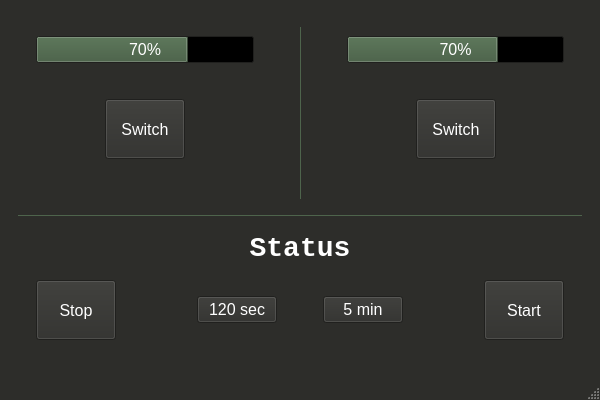
<?xml version="1.0" encoding="UTF-8"?>
<ui version="4.0">
 <class>MainWindow</class>
 <widget class="QMainWindow" name="MainWindow">
  <property name="geometry">
   <rect>
    <x>0</x>
    <y>0</y>
    <width>600</width>
    <height>400</height>
   </rect>
  </property>
  <property name="palette">
   <palette>
    <active>
     <colorrole role="WindowText">
      <brush brushstyle="SolidPattern">
       <color alpha="255">
        <red>255</red>
        <green>255</green>
        <blue>255</blue>
       </color>
      </brush>
     </colorrole>
     <colorrole role="Button">
      <brush brushstyle="SolidPattern">
       <color alpha="255">
        <red>45</red>
        <green>45</green>
        <blue>42</blue>
       </color>
      </brush>
     </colorrole>
     <colorrole role="Light">
      <brush brushstyle="SolidPattern">
       <color alpha="255">
        <red>67</red>
        <green>67</green>
        <blue>63</blue>
       </color>
      </brush>
     </colorrole>
     <colorrole role="Midlight">
      <brush brushstyle="SolidPattern">
       <color alpha="255">
        <red>56</red>
        <green>56</green>
        <blue>52</blue>
       </color>
      </brush>
     </colorrole>
     <colorrole role="Dark">
      <brush brushstyle="SolidPattern">
       <color alpha="255">
        <red>22</red>
        <green>22</green>
        <blue>21</blue>
       </color>
      </brush>
     </colorrole>
     <colorrole role="Mid">
      <brush brushstyle="SolidPattern">
       <color alpha="255">
        <red>30</red>
        <green>30</green>
        <blue>28</blue>
       </color>
      </brush>
     </colorrole>
     <colorrole role="Text">
      <brush brushstyle="SolidPattern">
       <color alpha="255">
        <red>255</red>
        <green>255</green>
        <blue>255</blue>
       </color>
      </brush>
     </colorrole>
     <colorrole role="BrightText">
      <brush brushstyle="SolidPattern">
       <color alpha="255">
        <red>255</red>
        <green>255</green>
        <blue>255</blue>
       </color>
      </brush>
     </colorrole>
     <colorrole role="ButtonText">
      <brush brushstyle="SolidPattern">
       <color alpha="255">
        <red>255</red>
        <green>255</green>
        <blue>255</blue>
       </color>
      </brush>
     </colorrole>
     <colorrole role="Base">
      <brush brushstyle="SolidPattern">
       <color alpha="255">
        <red>0</red>
        <green>0</green>
        <blue>0</blue>
       </color>
      </brush>
     </colorrole>
     <colorrole role="Window">
      <brush brushstyle="SolidPattern">
       <color alpha="255">
        <red>45</red>
        <green>45</green>
        <blue>42</blue>
       </color>
      </brush>
     </colorrole>
     <colorrole role="Shadow">
      <brush brushstyle="SolidPattern">
       <color alpha="255">
        <red>0</red>
        <green>0</green>
        <blue>0</blue>
       </color>
      </brush>
     </colorrole>
     <colorrole role="AlternateBase">
      <brush brushstyle="SolidPattern">
       <color alpha="255">
        <red>22</red>
        <green>22</green>
        <blue>21</blue>
       </color>
      </brush>
     </colorrole>
     <colorrole role="ToolTipBase">
      <brush brushstyle="SolidPattern">
       <color alpha="255">
        <red>255</red>
        <green>255</green>
        <blue>220</blue>
       </color>
      </brush>
     </colorrole>
     <colorrole role="ToolTipText">
      <brush brushstyle="SolidPattern">
       <color alpha="255">
        <red>0</red>
        <green>0</green>
        <blue>0</blue>
       </color>
      </brush>
     </colorrole>
     <colorrole role="PlaceholderText">
      <brush brushstyle="SolidPattern">
       <color alpha="127">
        <red>255</red>
        <green>255</green>
        <blue>255</blue>
       </color>
      </brush>
     </colorrole>
     <colorrole role="Accent">
      <brush brushstyle="SolidPattern">
       <color alpha="255">
        <red>0</red>
        <green>0</green>
        <blue>0</blue>
       </color>
      </brush>
     </colorrole>
    </active>
    <inactive>
     <colorrole role="WindowText">
      <brush brushstyle="SolidPattern">
       <color alpha="255">
        <red>255</red>
        <green>255</green>
        <blue>255</blue>
       </color>
      </brush>
     </colorrole>
     <colorrole role="Button">
      <brush brushstyle="SolidPattern">
       <color alpha="255">
        <red>45</red>
        <green>45</green>
        <blue>42</blue>
       </color>
      </brush>
     </colorrole>
     <colorrole role="Light">
      <brush brushstyle="SolidPattern">
       <color alpha="255">
        <red>67</red>
        <green>67</green>
        <blue>63</blue>
       </color>
      </brush>
     </colorrole>
     <colorrole role="Midlight">
      <brush brushstyle="SolidPattern">
       <color alpha="255">
        <red>56</red>
        <green>56</green>
        <blue>52</blue>
       </color>
      </brush>
     </colorrole>
     <colorrole role="Dark">
      <brush brushstyle="SolidPattern">
       <color alpha="255">
        <red>22</red>
        <green>22</green>
        <blue>21</blue>
       </color>
      </brush>
     </colorrole>
     <colorrole role="Mid">
      <brush brushstyle="SolidPattern">
       <color alpha="255">
        <red>30</red>
        <green>30</green>
        <blue>28</blue>
       </color>
      </brush>
     </colorrole>
     <colorrole role="Text">
      <brush brushstyle="SolidPattern">
       <color alpha="255">
        <red>255</red>
        <green>255</green>
        <blue>255</blue>
       </color>
      </brush>
     </colorrole>
     <colorrole role="BrightText">
      <brush brushstyle="SolidPattern">
       <color alpha="255">
        <red>255</red>
        <green>255</green>
        <blue>255</blue>
       </color>
      </brush>
     </colorrole>
     <colorrole role="ButtonText">
      <brush brushstyle="SolidPattern">
       <color alpha="255">
        <red>255</red>
        <green>255</green>
        <blue>255</blue>
       </color>
      </brush>
     </colorrole>
     <colorrole role="Base">
      <brush brushstyle="SolidPattern">
       <color alpha="255">
        <red>0</red>
        <green>0</green>
        <blue>0</blue>
       </color>
      </brush>
     </colorrole>
     <colorrole role="Window">
      <brush brushstyle="SolidPattern">
       <color alpha="255">
        <red>45</red>
        <green>45</green>
        <blue>42</blue>
       </color>
      </brush>
     </colorrole>
     <colorrole role="Shadow">
      <brush brushstyle="SolidPattern">
       <color alpha="255">
        <red>0</red>
        <green>0</green>
        <blue>0</blue>
       </color>
      </brush>
     </colorrole>
     <colorrole role="AlternateBase">
      <brush brushstyle="SolidPattern">
       <color alpha="255">
        <red>22</red>
        <green>22</green>
        <blue>21</blue>
       </color>
      </brush>
     </colorrole>
     <colorrole role="ToolTipBase">
      <brush brushstyle="SolidPattern">
       <color alpha="255">
        <red>255</red>
        <green>255</green>
        <blue>220</blue>
       </color>
      </brush>
     </colorrole>
     <colorrole role="ToolTipText">
      <brush brushstyle="SolidPattern">
       <color alpha="255">
        <red>0</red>
        <green>0</green>
        <blue>0</blue>
       </color>
      </brush>
     </colorrole>
     <colorrole role="PlaceholderText">
      <brush brushstyle="SolidPattern">
       <color alpha="127">
        <red>255</red>
        <green>255</green>
        <blue>255</blue>
       </color>
      </brush>
     </colorrole>
     <colorrole role="Accent">
      <brush brushstyle="SolidPattern">
       <color alpha="255">
        <red>0</red>
        <green>0</green>
        <blue>0</blue>
       </color>
      </brush>
     </colorrole>
    </inactive>
    <disabled>
     <colorrole role="WindowText">
      <brush brushstyle="SolidPattern">
       <color alpha="255">
        <red>22</red>
        <green>22</green>
        <blue>21</blue>
       </color>
      </brush>
     </colorrole>
     <colorrole role="Button">
      <brush brushstyle="SolidPattern">
       <color alpha="255">
        <red>45</red>
        <green>45</green>
        <blue>42</blue>
       </color>
      </brush>
     </colorrole>
     <colorrole role="Light">
      <brush brushstyle="SolidPattern">
       <color alpha="255">
        <red>67</red>
        <green>67</green>
        <blue>63</blue>
       </color>
      </brush>
     </colorrole>
     <colorrole role="Midlight">
      <brush brushstyle="SolidPattern">
       <color alpha="255">
        <red>56</red>
        <green>56</green>
        <blue>52</blue>
       </color>
      </brush>
     </colorrole>
     <colorrole role="Dark">
      <brush brushstyle="SolidPattern">
       <color alpha="255">
        <red>22</red>
        <green>22</green>
        <blue>21</blue>
       </color>
      </brush>
     </colorrole>
     <colorrole role="Mid">
      <brush brushstyle="SolidPattern">
       <color alpha="255">
        <red>30</red>
        <green>30</green>
        <blue>28</blue>
       </color>
      </brush>
     </colorrole>
     <colorrole role="Text">
      <brush brushstyle="SolidPattern">
       <color alpha="255">
        <red>22</red>
        <green>22</green>
        <blue>21</blue>
       </color>
      </brush>
     </colorrole>
     <colorrole role="BrightText">
      <brush brushstyle="SolidPattern">
       <color alpha="255">
        <red>255</red>
        <green>255</green>
        <blue>255</blue>
       </color>
      </brush>
     </colorrole>
     <colorrole role="ButtonText">
      <brush brushstyle="SolidPattern">
       <color alpha="255">
        <red>22</red>
        <green>22</green>
        <blue>21</blue>
       </color>
      </brush>
     </colorrole>
     <colorrole role="Base">
      <brush brushstyle="SolidPattern">
       <color alpha="255">
        <red>45</red>
        <green>45</green>
        <blue>42</blue>
       </color>
      </brush>
     </colorrole>
     <colorrole role="Window">
      <brush brushstyle="SolidPattern">
       <color alpha="255">
        <red>45</red>
        <green>45</green>
        <blue>42</blue>
       </color>
      </brush>
     </colorrole>
     <colorrole role="Shadow">
      <brush brushstyle="SolidPattern">
       <color alpha="255">
        <red>0</red>
        <green>0</green>
        <blue>0</blue>
       </color>
      </brush>
     </colorrole>
     <colorrole role="AlternateBase">
      <brush brushstyle="SolidPattern">
       <color alpha="255">
        <red>45</red>
        <green>45</green>
        <blue>42</blue>
       </color>
      </brush>
     </colorrole>
     <colorrole role="ToolTipBase">
      <brush brushstyle="SolidPattern">
       <color alpha="255">
        <red>255</red>
        <green>255</green>
        <blue>220</blue>
       </color>
      </brush>
     </colorrole>
     <colorrole role="ToolTipText">
      <brush brushstyle="SolidPattern">
       <color alpha="255">
        <red>0</red>
        <green>0</green>
        <blue>0</blue>
       </color>
      </brush>
     </colorrole>
     <colorrole role="PlaceholderText">
      <brush brushstyle="SolidPattern">
       <color alpha="127">
        <red>22</red>
        <green>22</green>
        <blue>21</blue>
       </color>
      </brush>
     </colorrole>
     <colorrole role="Accent">
      <brush brushstyle="SolidPattern">
       <color alpha="255">
        <red>32</red>
        <green>32</green>
        <blue>30</blue>
       </color>
      </brush>
     </colorrole>
    </disabled>
   </palette>
  </property>
  <property name="font">
   <font>
    <pointsize>12</pointsize>
   </font>
  </property>
  <property name="windowTitle">
   <string>MainWindow</string>
  </property>
  <property name="windowOpacity">
   <double>0.990000000000000</double>
  </property>
  <property name="tabShape">
   <enum>QTabWidget::TabShape::Triangular</enum>
  </property>
  <widget class="QWidget" name="centralwidget">
   <layout class="QGridLayout" name="gridLayout_2">
    <item row="0" column="0">
     <widget class="QWidget" name="widget_7" native="true">
      <layout class="QGridLayout" name="gridLayout">
       <item row="3" column="0" colspan="2">
        <widget class="Line" name="line_2">
         <property name="palette">
          <palette>
           <active>
            <colorrole role="WindowText">
             <brush brushstyle="SolidPattern">
              <color alpha="255">
               <red>78</red>
               <green>100</green>
               <blue>76</blue>
              </color>
             </brush>
            </colorrole>
            <colorrole role="Light">
             <brush brushstyle="SolidPattern">
              <color alpha="255">
               <red>67</red>
               <green>67</green>
               <blue>63</blue>
              </color>
             </brush>
            </colorrole>
           </active>
           <inactive>
            <colorrole role="WindowText">
             <brush brushstyle="SolidPattern">
              <color alpha="255">
               <red>78</red>
               <green>100</green>
               <blue>76</blue>
              </color>
             </brush>
            </colorrole>
            <colorrole role="Light">
             <brush brushstyle="SolidPattern">
              <color alpha="255">
               <red>67</red>
               <green>67</green>
               <blue>63</blue>
              </color>
             </brush>
            </colorrole>
           </inactive>
           <disabled>
            <colorrole role="Light">
             <brush brushstyle="SolidPattern">
              <color alpha="255">
               <red>67</red>
               <green>67</green>
               <blue>63</blue>
              </color>
             </brush>
            </colorrole>
           </disabled>
          </palette>
         </property>
         <property name="frameShadow">
          <enum>QFrame::Shadow::Plain</enum>
         </property>
         <property name="lineWidth">
          <number>1</number>
         </property>
         <property name="orientation">
          <enum>Qt::Orientation::Horizontal</enum>
         </property>
        </widget>
       </item>
       <item row="4" column="0" colspan="2">
        <widget class="QWidget" name="widget" native="true">
         <layout class="QVBoxLayout" name="verticalLayout_6">
          <item>
           <widget class="QLabel" name="label">
            <property name="font">
             <font>
              <family>Consolas</family>
              <pointsize>21</pointsize>
              <bold>true</bold>
             </font>
            </property>
            <property name="text">
             <string>Status</string>
            </property>
            <property name="alignment">
             <set>Qt::AlignmentFlag::AlignCenter</set>
            </property>
           </widget>
          </item>
          <item>
           <widget class="QWidget" name="widget_2" native="true">
            <layout class="QHBoxLayout" name="horizontalLayout_2">
             <item>
              <widget class="QPushButton" name="pushButton">
               <property name="minimumSize">
                <size>
                 <width>80</width>
                 <height>60</height>
                </size>
               </property>
               <property name="maximumSize">
                <size>
                 <width>80</width>
                 <height>16777215</height>
                </size>
               </property>
               <property name="text">
                <string>Stop</string>
               </property>
              </widget>
             </item>
             <item>
              <spacer name="horizontalSpacer_5">
               <property name="orientation">
                <enum>Qt::Orientation::Horizontal</enum>
               </property>
               <property name="sizeHint" stdset="0">
                <size>
                 <width>40</width>
                 <height>20</height>
                </size>
               </property>
              </spacer>
             </item>
             <item>
              <widget class="QPushButton" name="pushButton_3">
               <property name="text">
                <string>120 sec</string>
               </property>
              </widget>
             </item>
             <item>
              <spacer name="horizontalSpacer_4">
               <property name="orientation">
                <enum>Qt::Orientation::Horizontal</enum>
               </property>
               <property name="sizeType">
                <enum>QSizePolicy::Policy::Fixed</enum>
               </property>
               <property name="sizeHint" stdset="0">
                <size>
                 <width>40</width>
                 <height>20</height>
                </size>
               </property>
              </spacer>
             </item>
             <item>
              <widget class="QPushButton" name="pushButton_9">
               <property name="text">
                <string>5 min</string>
               </property>
              </widget>
             </item>
             <item>
              <spacer name="horizontalSpacer_6">
               <property name="orientation">
                <enum>Qt::Orientation::Horizontal</enum>
               </property>
               <property name="sizeHint" stdset="0">
                <size>
                 <width>40</width>
                 <height>20</height>
                </size>
               </property>
              </spacer>
             </item>
             <item>
              <widget class="QPushButton" name="pushButton_2">
               <property name="minimumSize">
                <size>
                 <width>80</width>
                 <height>60</height>
                </size>
               </property>
               <property name="maximumSize">
                <size>
                 <width>80</width>
                 <height>16777215</height>
                </size>
               </property>
               <property name="text">
                <string>Start</string>
               </property>
              </widget>
             </item>
            </layout>
           </widget>
          </item>
         </layout>
        </widget>
       </item>
       <item row="0" column="0" rowspan="2" colspan="2">
        <widget class="QWidget" name="widget_6" native="true">
         <layout class="QHBoxLayout" name="horizontalLayout_3">
          <item>
           <widget class="QWidget" name="widget_8" native="true">
            <layout class="QVBoxLayout" name="verticalLayout">
             <item>
              <widget class="QProgressBar" name="progressBar_6">
               <property name="palette">
                <palette>
                 <active>
                  <colorrole role="Highlight">
                   <brush brushstyle="SolidPattern">
                    <color alpha="255">
                     <red>78</red>
                     <green>100</green>
                     <blue>76</blue>
                    </color>
                   </brush>
                  </colorrole>
                 </active>
                 <inactive>
                  <colorrole role="Highlight">
                   <brush brushstyle="SolidPattern">
                    <color alpha="255">
                     <red>78</red>
                     <green>100</green>
                     <blue>76</blue>
                    </color>
                   </brush>
                  </colorrole>
                 </inactive>
                 <disabled/>
                </palette>
               </property>
               <property name="value">
                <number>70</number>
               </property>
               <property name="alignment">
                <set>Qt::AlignmentFlag::AlignCenter</set>
               </property>
              </widget>
             </item>
             <item>
              <widget class="QWidget" name="widget_9" native="true">
               <layout class="QHBoxLayout" name="horizontalLayout_6">
                <item>
                 <spacer name="horizontalSpacer_13">
                  <property name="orientation">
                   <enum>Qt::Orientation::Horizontal</enum>
                  </property>
                  <property name="sizeHint" stdset="0">
                   <size>
                    <width>40</width>
                    <height>20</height>
                   </size>
                  </property>
                 </spacer>
                </item>
                <item>
                 <widget class="QPushButton" name="pushButton_15">
                  <property name="minimumSize">
                   <size>
                    <width>0</width>
                    <height>60</height>
                   </size>
                  </property>
                  <property name="maximumSize">
                   <size>
                    <width>80</width>
                    <height>16777215</height>
                   </size>
                  </property>
                  <property name="text">
                   <string>Switch</string>
                  </property>
                 </widget>
                </item>
                <item>
                 <spacer name="horizontalSpacer_14">
                  <property name="orientation">
                   <enum>Qt::Orientation::Horizontal</enum>
                  </property>
                  <property name="sizeHint" stdset="0">
                   <size>
                    <width>40</width>
                    <height>20</height>
                   </size>
                  </property>
                 </spacer>
                </item>
               </layout>
              </widget>
             </item>
            </layout>
           </widget>
          </item>
          <item>
           <spacer name="horizontalSpacer_2">
            <property name="orientation">
             <enum>Qt::Orientation::Horizontal</enum>
            </property>
            <property name="sizeType">
             <enum>QSizePolicy::Policy::Fixed</enum>
            </property>
            <property name="sizeHint" stdset="0">
             <size>
              <width>30</width>
              <height>20</height>
             </size>
            </property>
           </spacer>
          </item>
          <item>
           <widget class="Line" name="line">
            <property name="palette">
             <palette>
              <active>
               <colorrole role="WindowText">
                <brush brushstyle="SolidPattern">
                 <color alpha="255">
                  <red>78</red>
                  <green>100</green>
                  <blue>76</blue>
                 </color>
                </brush>
               </colorrole>
               <colorrole role="Light">
                <brush brushstyle="SolidPattern">
                 <color alpha="255">
                  <red>67</red>
                  <green>67</green>
                  <blue>63</blue>
                 </color>
                </brush>
               </colorrole>
              </active>
              <inactive>
               <colorrole role="WindowText">
                <brush brushstyle="SolidPattern">
                 <color alpha="255">
                  <red>78</red>
                  <green>100</green>
                  <blue>76</blue>
                 </color>
                </brush>
               </colorrole>
               <colorrole role="Light">
                <brush brushstyle="SolidPattern">
                 <color alpha="255">
                  <red>67</red>
                  <green>67</green>
                  <blue>63</blue>
                 </color>
                </brush>
               </colorrole>
              </inactive>
              <disabled>
               <colorrole role="Light">
                <brush brushstyle="SolidPattern">
                 <color alpha="255">
                  <red>67</red>
                  <green>67</green>
                  <blue>63</blue>
                 </color>
                </brush>
               </colorrole>
              </disabled>
             </palette>
            </property>
            <property name="frameShadow">
             <enum>QFrame::Shadow::Plain</enum>
            </property>
            <property name="lineWidth">
             <number>1</number>
            </property>
            <property name="orientation">
             <enum>Qt::Orientation::Vertical</enum>
            </property>
           </widget>
          </item>
          <item>
           <spacer name="horizontalSpacer">
            <property name="orientation">
             <enum>Qt::Orientation::Horizontal</enum>
            </property>
            <property name="sizeType">
             <enum>QSizePolicy::Policy::Fixed</enum>
            </property>
            <property name="sizeHint" stdset="0">
             <size>
              <width>30</width>
              <height>20</height>
             </size>
            </property>
           </spacer>
          </item>
          <item>
           <widget class="QWidget" name="widget_10" native="true">
            <layout class="QVBoxLayout" name="verticalLayout_5">
             <item>
              <widget class="QProgressBar" name="progressBar_9">
               <property name="palette">
                <palette>
                 <active>
                  <colorrole role="Highlight">
                   <brush brushstyle="SolidPattern">
                    <color alpha="255">
                     <red>78</red>
                     <green>100</green>
                     <blue>76</blue>
                    </color>
                   </brush>
                  </colorrole>
                 </active>
                 <inactive>
                  <colorrole role="Highlight">
                   <brush brushstyle="SolidPattern">
                    <color alpha="255">
                     <red>78</red>
                     <green>100</green>
                     <blue>76</blue>
                    </color>
                   </brush>
                  </colorrole>
                 </inactive>
                 <disabled/>
                </palette>
               </property>
               <property name="value">
                <number>70</number>
               </property>
               <property name="alignment">
                <set>Qt::AlignmentFlag::AlignCenter</set>
               </property>
               <property name="invertedAppearance">
                <bool>false</bool>
               </property>
              </widget>
             </item>
             <item>
              <widget class="QWidget" name="widget_13" native="true">
               <layout class="QHBoxLayout" name="horizontalLayout_9">
                <item>
                 <spacer name="horizontalSpacer_19">
                  <property name="orientation">
                   <enum>Qt::Orientation::Horizontal</enum>
                  </property>
                  <property name="sizeHint" stdset="0">
                   <size>
                    <width>40</width>
                    <height>20</height>
                   </size>
                  </property>
                 </spacer>
                </item>
                <item>
                 <widget class="QPushButton" name="pushButton_18">
                  <property name="minimumSize">
                   <size>
                    <width>80</width>
                    <height>60</height>
                   </size>
                  </property>
                  <property name="maximumSize">
                   <size>
                    <width>80</width>
                    <height>16777215</height>
                   </size>
                  </property>
                  <property name="text">
                   <string>Switch</string>
                  </property>
                  <property name="default">
                   <bool>false</bool>
                  </property>
                  <property name="flat">
                   <bool>false</bool>
                  </property>
                 </widget>
                </item>
                <item>
                 <spacer name="horizontalSpacer_20">
                  <property name="orientation">
                   <enum>Qt::Orientation::Horizontal</enum>
                  </property>
                  <property name="sizeHint" stdset="0">
                   <size>
                    <width>40</width>
                    <height>20</height>
                   </size>
                  </property>
                 </spacer>
                </item>
               </layout>
              </widget>
             </item>
            </layout>
           </widget>
          </item>
         </layout>
        </widget>
       </item>
      </layout>
     </widget>
    </item>
   </layout>
  </widget>
  <widget class="QMenuBar" name="menubar">
   <property name="geometry">
    <rect>
     <x>0</x>
     <y>0</y>
     <width>600</width>
     <height>26</height>
    </rect>
   </property>
  </widget>
  <widget class="QStatusBar" name="statusbar"/>
 </widget>
 <resources/>
 <connections/>
</ui>
